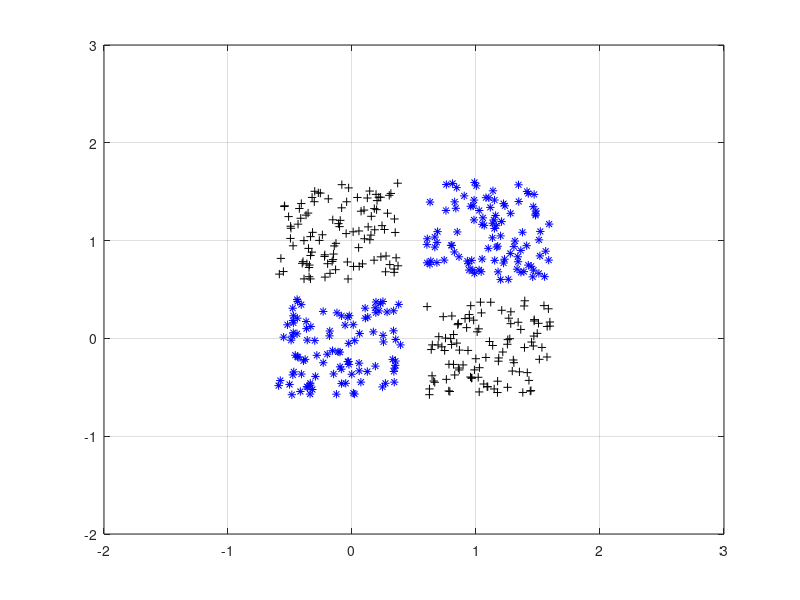

Source code (MATLAB): (Note: this script raises an error after producing the figure.)
close all, clear all, clc 
% number of samples of each cluster 
K = 100; 
% offset of clusters 
q = .6; 
% define 2 groups of input data 
A1 = [rand(1,K)-q; rand(1,K)+q]; 
B1 = [rand(1,K)+q; rand(1,K)+q]; 
C1 = [rand(1,K)+q; rand(1,K)-q]; 
D1 = [rand(1,K)-q; rand(1,K)-q]; 
A = [A1 C1]; 
B = [B1 D1]; 
% plot data 
plot(A(1,:),A(2,:),'k+',B(1,:),B(2,:),'b*') 
xlim([-2,3]); 
ylim([-2,3]); 
grid on 
hold on  
 
% 2)  Define output coding 
% coding (+1/0) for 2-class XOR problem 
a = 0; 
b = 1; 
 
% 3)  Prepare inputs and outputs for network training 
% define inputs (combine samples from all two classes) 
P = [A B]; 
% define targets 
T = [repmat(a,1,length(A)) repmat(b,1,length(B))]; 
 
% 4) Create a perceptron 
net = perceptron; 
% 5) Train a perceptron (step by step in order to allow the visual adjustment of the network). 
% Adapt returns a new network object trained one additional step, the network output, and the error. 
% This loop allows the network to adapt, plots the classification line and continues until the error is 
% zero. 
 
% To see the adaptation you need to look at the plot while the code is running 
E = 1; 
net.adaptParam.passes = 1; 
linehandle = plotpc(net.IW{1},net.b{1});  
n = 0;  
while (sse(E) & n<20)  % sse: Sum squared error or mae: mean absolute error 
     n = n+1; 
     [net,Y,E] = adapt(net,P,T); 
     linehandle = plotpc(net.IW{1},net.b{1},linehandle); 
     drawnow; 
     pause(2); % 2 seconds pause  
end 
 
% show perceptron structure 
view(net);